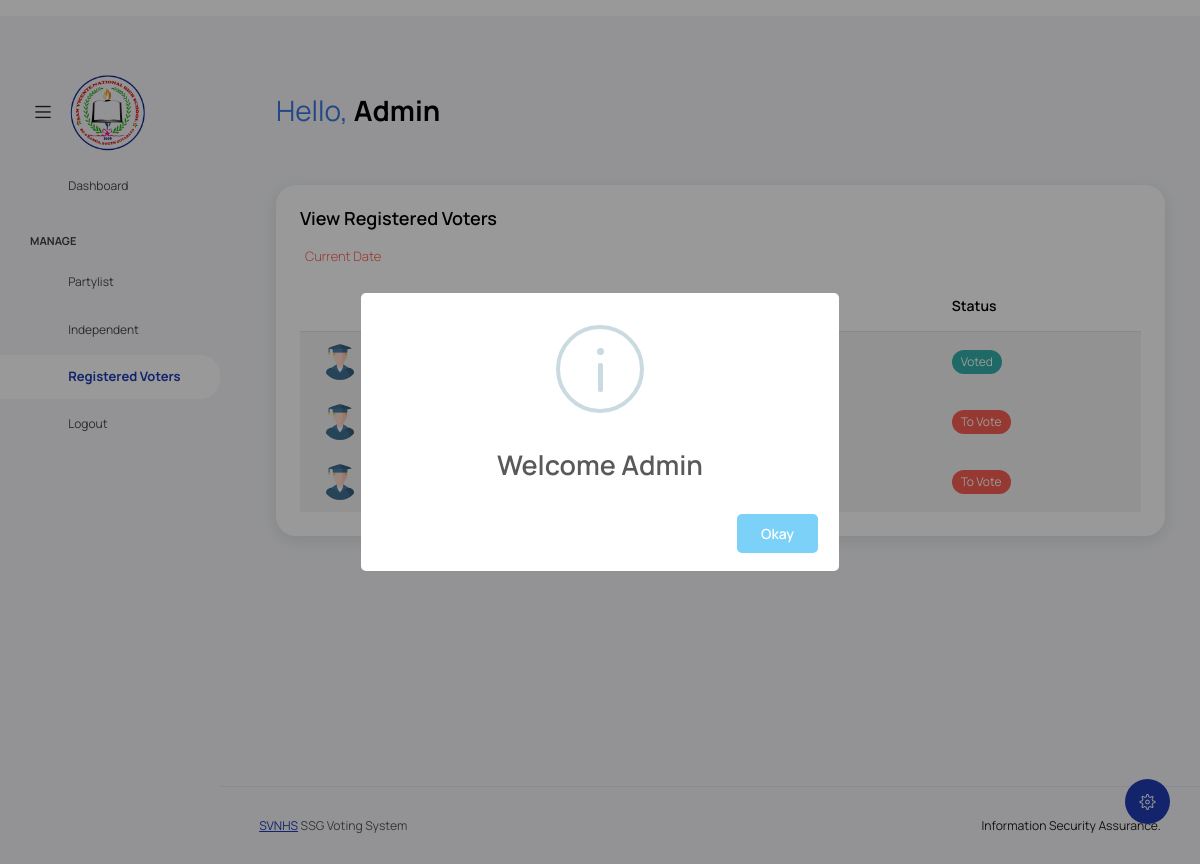
/src/admin_side/voters.php (signed in), run on the app's committed database.
### tables this page shows
CREATE TABLE `users` (
  `user_id` int(25) NOT NULL,
  `student_id` varchar(100) NOT NULL,
  `name` varchar(100) NOT NULL,
  `email` varchar(100) NOT NULL,
  `password` varchar(100) NOT NULL,
  `grade` double NOT NULL,
  `birthday` varchar(100) NOT NULL,
  `u_type` varchar(20) NOT NULL,
  `status` varchar(30) NOT NULL,
  `confirmation` varchar(30) NOT NULL,
  `otp` int(100) NOT NULL
);

### src/admin_side/voters.php (the view, shortened to what this page needs)
<?php
include('../dbcon.php');
?>
<?php
include("../includes/header.php");
?>
<body class="with-welcome-text">
  <div class="container-scroller">
    <nav class="navbar default-layout col-lg-12 col-12 p-0 fixed-top d-flex align-items-top flex-row">
  <div class="text-center navbar-brand-wrapper d-flex align-items-center justify-content-start">
    <div class="me-3">
      <button class="navbar-toggler navbar-toggler align-self-center" type="button" data-bs-toggle="minimize">
        <span class="icon-menu"></span>
      </button>
    </div>
    <div>
    <a class="" href="partylist.php">
        <img class = "img-fluid" src="../assets/logo.png" alt="logo" width = 80 height = 80/>
      </a>
    </div>
  </div>
  <div class="navbar-menu-wrapper d-flex align-items-top">
    <ul class="navbar-nav">
      <li class="nav-item font-weight-semibold d-none d-lg-block ms-0">
        <h1 class="welcome-text" style = "color: #387ADF;">Hello, <span class="text-black fw-bold">Admin</span></h1>
      </li>
    </ul>
  </div>
</nav>
    <div class="container-fluid page-body-wrapper">
      <div class="theme-setting-wrapper">
  <div id="settings-trigger"><i class="ti-settings"></i></div>
</div>
      <nav class="sidebar sidebar-offcanvas" id="sidebar">
  <ul class="nav">
    <li class="nav-item">
      <a class="nav-link" href="admin.php">
        <i class="mdi mdi-grid-large menu-icon"></i>
        <span class="menu-title">Dashboard</span>
      </a>
    </li>
    <li class="nav-item nav-category">Manage</li>
    <li class="nav-item">
      <a class="nav-link" data-bs-toggle="collapse" href="partylist.php" aria-expanded="false"
        aria-controls="form-elements">
        <i class="menu-icon mdi mdi-account-multiple-outline"></i>
        <span class="menu-title">Partylist</span>
        <i class="menu-arrow"></i>
      </a>
    </li>
    <li class="nav-item">
      <a class="nav-link" data-bs-toggle="collapse" href="independent.php" aria-expanded="false" aria-controls="charts">
        <i class="menu-icon mdi mdi-account-settings"></i>
        <span class="menu-title">Independent</span>
        <i class="menu-arrow"></i>
      </a>
    </li>
     <li class="nav-item">
      <a class="nav-link" data-bs-toggle="collapse" href="voters.php" aria-expanded="false" aria-controls="charts">
        <i class="menu-icon mdi mdi-account-check"></i>
        <span class="menu-title">Registered Voters</span>
        <i class="menu-arrow"></i>
      </a>
    </li>
    <li class="nav-item">
      <a class="nav-link" data-bs-toggle="collapse" href="logout.php" aria-expanded="false" aria-controls="charts">
        <i class="menu-icon mdi mdi-account-off"></i>
        <span class="menu-title">Logout</span>
        <i class="menu-arrow"></i>
      </a>
    </li></li>
  </ul>
</nav>
      <div class="main-panel">
        <div class="content-wrapper">
        <div class="row">
            <div class="col-lg-12 grid-margin stretch-card">
              <div class="card">
                <div class="card-body">
                  <h4 class="card-title">View Registered Voters</h4>
                  <p class="card-description">
                     <code>Current Date</code>
                  </p>
                  <div class="table-responsive">
                    <table class="table table-striped">
                      <thead>
                        <tr>
                          <th>
                          </th>
                          <th>
                          </th>
                          <th>
                           Status
                          </th>
                        </tr>
                      </thead>
                      <?php
                            $query = "SELECT * FROM users WHERE u_type= 'Voter' AND confirmation = 'Complete'";
                            $result = mysqli_query($conn, $query);
                            while ($row = mysqli_fetch_assoc($result)) {
                                echo '<tbody>';
                                echo '<tr>';
                                echo '<td class="py-1">';
                                echo '<img src="../assets/images/graduated.png" alt="image" />';
                                echo '</td>';
                                echo '<td><span class="badge bg-primary">' . $row['name'] . '</span></td>';
                                echo '<td>' . $row['grade'] . '</td>';
                                $status = $row['status'];
                                $badge_class = '';
                                if ($status == 'To Vote') {
                                    $badge_class = 'badge bg-danger';
                                } elseif ($status == 'Voted') {
                                    $badge_class = 'badge bg-success';
                                }
                                echo '<td><span class="' . $badge_class . '">' . $status . '</span></td>';
                                echo '</tr>';
                                echo '</tbody>';
                            }
                            ?>
                    </table>
                  </div>
                </div>
              </div>
            </div>
          </div>
        </div>
       <?php
        include("../includes/footer.php");
       ?>
</body>
</html>

### data on the page
users: status "Voted"
users: status "To Vote"
users: status "To Vote"
